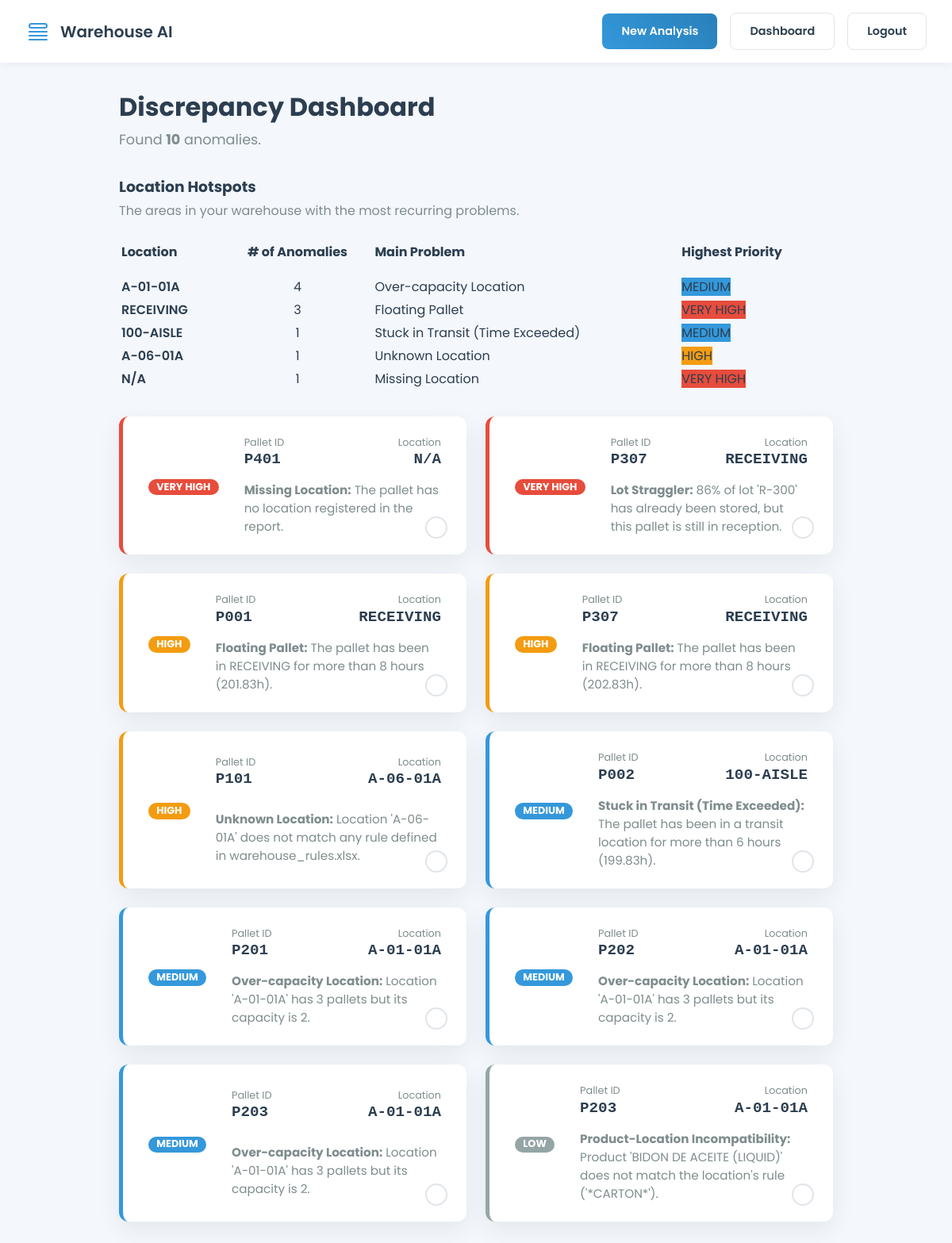
Page /report/3 (signed in) on the committed database.
### src/app.py (models this page shows)
class Anomaly(db.Model):
    id = db.Column(db.Integer, primary_key=True)
    description = db.Column(db.String(255), nullable=False)
    details = db.Column(db.Text, nullable=True) # Could store JSON or other details
    report_id = db.Column(db.Integer, db.ForeignKey('analysis_report.id'), nullable=False)

### src/app.py (the view)
@app.route('/report/<int:report_id>')
@login_required
def view_report(report_id):
    report = AnalysisReport.query.get_or_404(report_id)
    if report.user_id != current_user.id:
        return render_template('error.html', error_message="You are not authorized to view this report."), 403
    summary_data = json.loads(report.location_summary) if report.location_summary else []
    processed_anomalies = []
    for anomaly in report.anomalies:
        details = {}
        if anomaly.details:
            try:
                details = json.loads(anomaly.details)
            except json.JSONDecodeError:
                details = {'details': 'Invalid format'}
        processed_anomalies.append({
            'description': anomaly.description,
            'details_data': details
        })
    return render_template('results.html', results=processed_anomalies, report_id=report.id, location_summary=summary_data)

### src/app.py (called while the page is built)
@login_manager.user_loader
def load_user(user_id):
    return User.query.get(int(user_id))

### src/templates/results.html (shortened to what this page needs)
{% extends "base.html" %}
{% block content %}
<div class="container">
    <header class="page-header">
        <hgroup>
            <h1>Discrepancy Dashboard</h1>
            <h2>Found <strong>{{ results|length }}</strong> anomalies.</h2>
        </hgroup>
    </header>
    {% if location_summary %}
    <div class="card" style="margin-bottom: 2rem;">
        <h3 style="text-align: left; margin-top: 0;">Location Hotspots</h3>
        <p style="text-align: left; margin-top: -1rem; margin-bottom: 1.5rem; color: var(--secondary-text);">The areas in your warehouse with the most recurring problems.</p>
        <table style="width: 100%; text-align: left;">
            <thead>
                <tr>
                    <th style="padding-bottom: 1rem;">Location</th>
                    <th style="padding-bottom: 1rem; text-align: center;"># of Anomalies</th>
                    <th style="padding-bottom: 1rem;">Main Problem</th>
                    <th style="padding-bottom: 1rem;">Highest Priority</th>
                </tr>
            </thead>
            <tbody id="hotspots-table-body">
                {% for summary in location_summary %}
                <tr>
                    <td style="font-weight: 600;">{{ summary.location_name }}</td>
                    <td style="text-align: center;">{{ summary.anomaly_count }}</td>
                    <td>{{ summary.main_anomaly }}</td>
                    <td>
                        <span class="priority-label priority-{{ summary.highest_priority.replace(' ', '-') }}">
                           {{ summary.highest_priority }}
                        </span>
                    </td>
                </tr>
                {% endfor %}
            </tbody>
        </table>
    </div>
    {% endif %}
    {% if results %}
        <div class="results-grid">
        {% for result in results %}
            <div class="anomaly-card priority-{{ result.details_data.get('priority', 'MEDIUM').replace(' ', '-') }}">
                <div class="priority-tag">
                    <span class="priority-label priority-{{ result.details_data.get('priority', 'MEDIUM').replace(' ', '-') }}">
                        {{ result.details_data.get('priority', 'MEDIUM').replace('-', ' ') }}
                    </span>
                </div>
                <div class="pallet-info">
                    <div class="info-label">Pallet ID</div>
                    <div class="info-value">{{ result.details_data.get('pallet_id', 'N/A') }}</div>
                </div>
                <div class="location-info">
                    <div class="info-label">Location</div>
                    <div class="info-value">{{ result.details_data.get('location', 'N/A') }}</div>
                </div>
                <div class="details-full">
                    <strong>{{ result.description }}:</strong> {{ result.details_data.get('details', 'No additional details.') }}
                </div>
                <div class="completion-toggle" title="Mark as resolved">
                </div>
            </div>
        {% endfor %}
        </div>
    {% endif %}
</div>
{% endblock %}

### src/templates/base.html (shortened to what this page needs)
<!DOCTYPE html>
<html lang="en">
<head>
</head>
<body>
    <header class="main-header">
        <a href="{{ url_for('dashboard' if current_user.is_authenticated else 'index') }}" class="logo-container">
             <div class="logo-icon">
                <svg xmlns="http://www.w3.org/2000/svg" fill="none" viewBox="0 0 24 24" stroke-width="1.5" stroke="currentColor">
                    <path stroke-linecap="round" stroke-linejoin="round" d="M3.75 12h16.5m-16.5 3.75h16.5M3.75 19.5h16.5M5.625 4.5h12.75a1.875 1.875 0 0 1 0 3.75H5.625a1.875 1.875 0 0 1 0-3.75Z" />
                </svg>
            </div>
            <span class="logo-text">Warehouse AI</span>
        </a>
        <nav class="nav-links">
            {% if current_user.is_authenticated %}
                <a href="{{ url_for('index') }}" class="btn btn-primary">New Analysis</a>
                <a href="{{ url_for('dashboard') }}" class="btn btn-secondary">Dashboard</a>
                <a href="{{ url_for('logout') }}" class="btn btn-secondary">Logout</a>
            {% else %}
                <a href="{{ url_for('login') }}" class="btn btn-secondary">Login</a>
                <a href="{{ url_for('register') }}" class="btn btn-primary">Register</a>
            {% endif %}
        </nav>
    </header>
    <main class="content">
        {% block content %}{% endblock %}
    </main>
</body>
</html>

### src/templates/base.html (style rules this page uses)
:root { --bg-color: #f4f7fc; --primary-text: #2c3e50; --accent-color: #3498db; --accent-color-dark: #2980b9; --secondary-text: #7f8c8d; --white: #ffffff; --card-shadow: 0 10px 30px rgba(0, 0, 0, 0.07); --border-color: #e1e5ea; --border-radius: 12px; --success-color: #2ecc71; --success-bg: #e8f9f1; --error-color: #e74c3c; --error-bg: #fdedec; }
body { background-color: var(--bg-color); color: var(--primary-text); font-family: 'Poppins', sans-serif; margin: 0; }
.btn { font-family: 'Poppins', sans-serif; border: none; border-radius: 8px; padding: 0.75rem 1.5rem; font-size: 0.9rem; font-weight: 600; cursor: pointer; transition: all 0.2s; text-decoration: none; display: inline-block; text-align: center; }
.btn-primary { background: linear-gradient(45deg, var(--accent-color), var(--accent-color-dark)); color: var(--white); }
.btn-secondary { background-color: var(--white); color: var(--primary-text); border: 1px solid var(--border-color); }
.main-header { background-color: var(--white); box-shadow: 0 2px 10px rgba(0,0,0,0.05); padding: 1rem 2rem; display: flex; justify-content: space-between; align-items: center; }
.main-header .logo-container { display: flex; align-items: center; gap: 0.75rem; text-decoration: none; color: var(--primary-text); }
.main-header .logo-container .logo-icon { width: 32px; height: 32px; color: var(--accent-color); }
.main-header .logo-container .logo-text { font-size: 1.25rem; font-weight: 600; }
.main-header .nav-links { display: flex; align-items: center; gap: 1rem; }
.content { padding: 2rem; }

### src/templates/results.html (style rules this page uses)
.container { max-width: 900px; margin: 0 auto; }
.page-header { display: flex; justify-content: space-between; align-items: center; margin-bottom: 2rem; }
.page-header hgroup { margin: 0; }
h1 { font-size: 2rem; font-weight: 700; margin: 0; }
h2 { font-size: 1.1rem; font-weight: 400; color: var(--secondary-text); margin: 0.25rem 0 0 0; }
.results-grid { display: grid; grid-template-columns: repeat(auto-fit, minmax(360px, 1fr)); gap: 1.5rem; }
.anomaly-card { background-color: var(--white); border-radius: var(--border-radius); box-shadow: var(--card-shadow); padding: 1.5rem 2rem; display: grid; grid-template-columns: auto 1fr 1fr; grid-template-rows: auto auto; gap: 0.5rem 2rem; align-items: center; border-left: 5px solid; transition: all 0.3s; position: relative; }
.priority-VERY-HIGH { border-color: #e74c3c; }
.priority-HIGH { border-color: #f39c12; }
.priority-MEDIUM { border-color: #3498db; }
.priority-LOW { border-color: #95a5a6; }
.anomaly-card .priority-tag { grid-column: 1 / 2; grid-row: 1 / 3; text-align: center; }
.anomaly-card .priority-label { display: inline-block; padding: 0.3em 0.8em; font-size: 0.8rem; font-weight: 700; line-height: 1; text-align: center; white-space: nowrap; vertical-align: baseline; border-radius: 20px; color: #fff; text-transform: uppercase; }
.priority-label.priority-VERY-HIGH { background-color: #e74c3c; }
.priority-label.priority-HIGH { background-color: #f39c12; }
.priority-label.priority-MEDIUM { background-color: #3498db; }
.priority-label.priority-LOW { background-color: #95a5a6; }
.anomaly-card .pallet-info { grid-column: 2 / 3; grid-row: 1 / 2; }
.anomaly-card .location-info { grid-column: 3 / 4; grid-row: 1 / 2; text-align: right; }
.anomaly-card .info-label { font-size: 0.8rem; color: var(--secondary-text); margin-bottom: 0.1rem; }
.anomaly-card .info-value { font-weight: 600; font-size: 1.2rem; font-family: 'SFMono-Regular', Consolas, 'Liberation Mono', Menlo, Courier, monospace; }
.details-full { grid-column: 2 / 4; grid-row: 2 / 3; font-size: 0.95rem; color: var(--secondary-text); margin-top: 0.5rem; }
.completion-toggle { position: absolute; bottom: 1.25rem; right: 1.5rem; width: 24px; height: 24px; border-radius: 50%; border: 2px solid var(--border-color); cursor: pointer; transition: all 0.2s ease-in-out; display: flex; justify-content: center; align-items: center; }

### rows in the picture
Anomaly: details_data.get "VERY HIGH", details_data.get "P401", details_data.get "N/A", description "Missing Location", details_data.get "The pallet has no location registered in the report."
Anomaly: details_data.get "VERY HIGH", details_data.get "P307", details_data.get "RECEIVING", description "Lot Straggler", details_data.get "86% of lot 'R-300' has already been stored, but this pallet is still in reception."
Anomaly: details_data.get "HIGH", details_data.get "P001", details_data.get "RECEIVING", description "Floating Pallet", details_data.get "The pallet has been in RECEIVING for more than 8 hours (201.83h)."
Anomaly: details_data.get "HIGH", details_data.get "P307", details_data.get "RECEIVING", description "Floating Pallet", details_data.get "The pallet has been in RECEIVING for more than 8 hours (202.83h)."
Anomaly: details_data.get "HIGH", details_data.get "P101", details_data.get "A-06-01A", description "Unknown Location", details_data.get "Location 'A-06-01A' does not match any rule defined in warehouse_rules.xlsx."
Anomaly: details_data.get "MEDIUM", details_data.get "P002", details_data.get "100-AISLE", description "Stuck in Transit (Time Exceeded)", details_data.get "The pallet has been in a transit location for more than 6 hours (199.83h)."
Anomaly: details_data.get "MEDIUM", details_data.get "P201", details_data.get "A-01-01A", description "Over-capacity Location", details_data.get "Location 'A-01-01A' has 3 pallets but its capacity is 2."
Anomaly: details_data.get "MEDIUM", details_data.get "P202", details_data.get "A-01-01A", description "Over-capacity Location", details_data.get "Location 'A-01-01A' has 3 pallets but its capacity is 2."
Anomaly: details_data.get "MEDIUM", details_data.get "P203", details_data.get "A-01-01A", description "Over-capacity Location", details_data.get "Location 'A-01-01A' has 3 pallets but its capacity is 2."
Anomaly: details_data.get "LOW", details_data.get "P203", details_data.get "A-01-01A", description "Product-Location Incompatibility", details_data.get "Product 'BIDON DE ACEITE (LIQUID)' does not match the location's rule ('*CARTON*')."

### other values in the picture
{{ results|length }} "10"
{{ summary.location_name }} "A-01-01A" "RECEIVING" "100-AISLE" "A-06-01A" "N/A"
{{ summary.anomaly_count }} "4" "3" "1" "1" "1"
{{ summary.main_anomaly }} "Over-capacity Location" "Floating Pallet" "Stuck in Transit (Time Exceeded)" "Unknown Location" "Missing Location"
{{ summary.highest_priority }} "MEDIUM" "VERY HIGH" "MEDIUM" "HIGH" "VERY HIGH"
